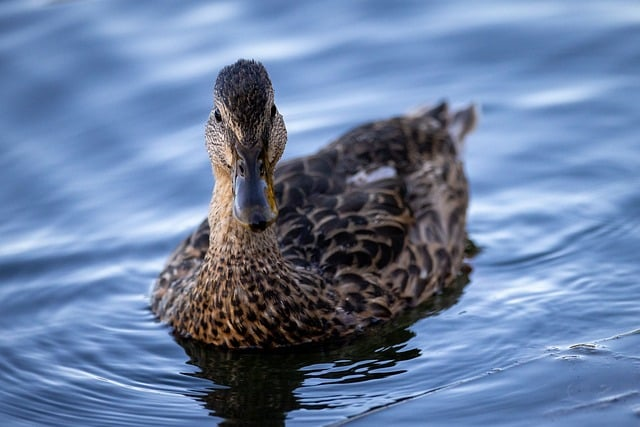
#> input picture original_image.png, 640 x 427 px
$ python DWT_test1_ext.py
#> lines starting #> are read from the running program, lines starting #| are printed output that depends on the picture; pictures that were not available may be replaced by others from this repository, and a replacement may not be noted
import numpy as np
import pywt
from PIL import Image

def insert_watermark(original_image, watermark_image):
    # 이미지 로드 및 변환
    original_image_data = np.array(original_image)
    watermark_image_data = np.array(watermark_image)

    # DWT 적용
    coeffs2 = pywt.dwt2(original_image_data, 'haar')
    LL, (LH, HL, HH) = coeffs2
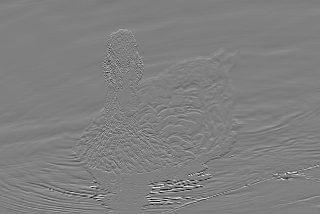
#> LH: shape (214, 320) float64; min -150.5, max 149.5, mean 0.1; drawn with min black and max white
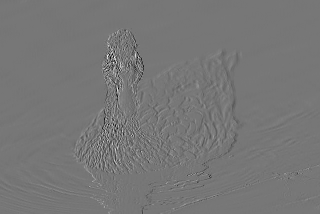
#> HL: shape (214, 320) float64; min -134, max 153, mean 0; drawn with min black and max white
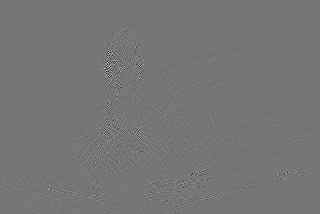
#> HH: shape (214, 320) float64; min -63.5, max 73, mean 0; drawn with min black and max white

    # 워터마크 삽입 (LL 성분에 추가)
    watermark_resized = np.resize(watermark_image_data, LL.shape)
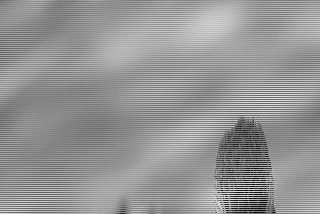
#> watermark_resized: shape (214, 320); min 0, max 228, mean 148.6
    LL_w = LL + 0.01 * watermark_resized

    # 역 DWT 적용
    coeffs2_w = LL_w, (LH, HL, HH)
    watermarked_image_data = pywt.idwt2(coeffs2_w, 'haar')
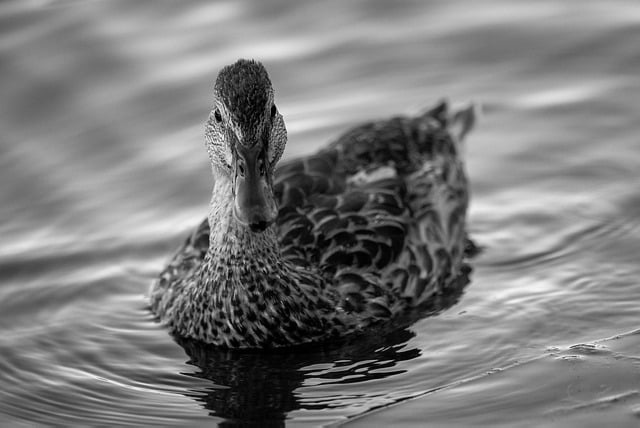
#> watermarked_image_data: shape (428, 640) float64; min 0.565, max 254.8, mean 124.7

    return Image.fromarray(np.uint8(watermarked_image_data)), LL

def extract_watermark(watermarked_image, original_LL, watermark_size):
    # 이미지 로드 및 변환
#> called with watermark_size = (640, 427)
    watermarked_image_data = np.array(watermarked_image)

    # DWT 적용
    coeffs2_w = pywt.dwt2(watermarked_image_data, 'haar')
    LL_w, (LH_w, HL_w, HH_w) = coeffs2_w

    # 워터마크 추출
    watermark_extracted = (LL_w - original_LL) / 0.01
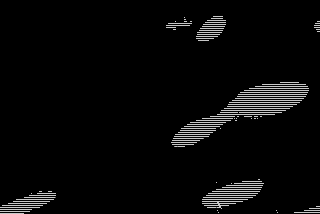
#> watermark_extracted: shape (214, 320) float64; min 0, max 200, mean 8.4

    # 워터마크 리사이즈
    watermark_extracted_resized = np.resize(watermark_extracted, watermark_size)
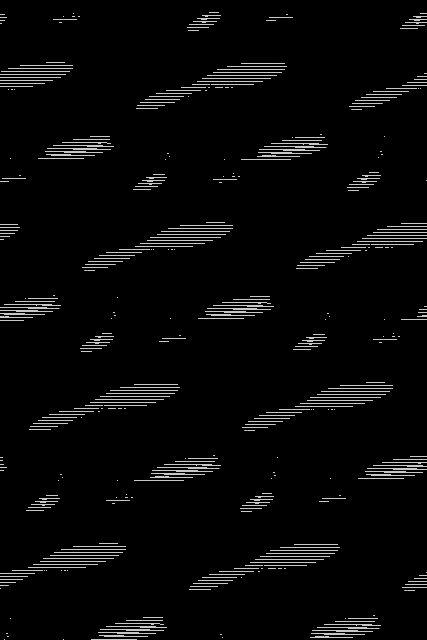
#> watermark_extracted_resized: shape (640, 427) float64; min 0, max 200, mean 8.4

    return Image.fromarray(np.uint8(watermark_extracted_resized))

# 원본 이미지와 워터마크 이미지 로드
original_image_path = "original_image.png"
watermark_image_path = "watermarked_image.png"

original_image = Image.open(original_image_path).convert('L')
watermark_image = Image.open(watermark_image_path).convert('L')

# 워터마크 삽입 및 LL 계수 반환
watermarked_image, original_LL = insert_watermark(original_image, watermark_image)
watermarked_image.save("watermarked_image.png")

# 워터마크 추출
extracted_watermark = extract_watermark(watermarked_image, original_LL, watermark_image.size)
extracted_watermark.save("extracted_watermark.png")
